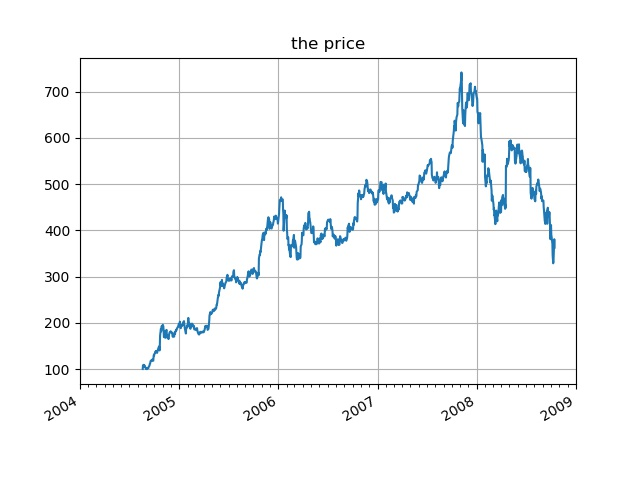

Write the Python code that produced this figure.
import datetime
'''
The datetime module supplies classes for 
manipulating dates and times in both simple
 and complex ways
'''
import numpy as np
import matplotlib.pyplot as plt
'''
matplotlib.pyplot is a state-based interface 
to matplotlib. It provides a MATLAB-like way 
of plotting.
'''
import matplotlib.dates as mdates
'''
Matplotlib provides sophisticated date plotting
 capabilities, standing on the shoulders of
  python datetime
'''
import matplotlib.cbook as cbook
'''
A collection of utility functions and classes
'''
years = mdates.YearLocator()
#在每一年的一月一号做tick
months = mdates.MonthLocator()
#给每一个月都做上tick
yearsFmt = mdates.DateFormatter('%Y')#按年份设置时间格式，此处精确到年份，最多可以精确到秒


# Load a numpy record array from yahoo csv data with fields date, open, close,
# volume, adj_close from the mpl-data/example directory. The record array
# stores the date as an np.datetime64 with a day unit ('D') in the date column.
with cbook.get_sample_data('goog.npz') as datafile:
	#NPZ file is a NumPy Zipped Data
    r = np.load(datafile)['price_data'].view(np.recarray)
# Matplotlib works better with datetime.datetime than np.datetime64, but the
# latter is more portable.
date = r.date.astype('O')

fig, ax = plt.subplots()
ax.plot(date, r.adj_close)####此时股价的图片已经画好了

# plt.show()
# exit()


# format the ticks
ax.xaxis.set_major_locator(years)#主要刻度精度
ax.xaxis.set_major_formatter(yearsFmt)#主要刻度的单位
ax.xaxis.set_minor_locator(months)#次要刻度精度

datemin = datetime.date(date.min().year, 1, 1)
#date函数，三个参数分别是年月日，返回一个date类型的object，代表时间
datemax = datetime.date(date.max().year + 1, 1, 1)
ax.set_xlim(datemin, datemax)#设置图画的x limitation


# format the coords message box
def price(x):
    return '$%1.2f' % x
ax.format_xdata = mdates.DateFormatter('%Y-%m-%d')
ax.format_ydata = price
ax.grid(True)

# rotates and right aligns the x labels, and moves the bottom of the
# axes up to make room for them
fig.autofmt_xdate()
#autofmt_xdate（）函数，用来自动分配ticklabels，免得各个ticlabels重叠

plt.title("the price")
plt.savefig("timeseries.jpg")
plt.show()





